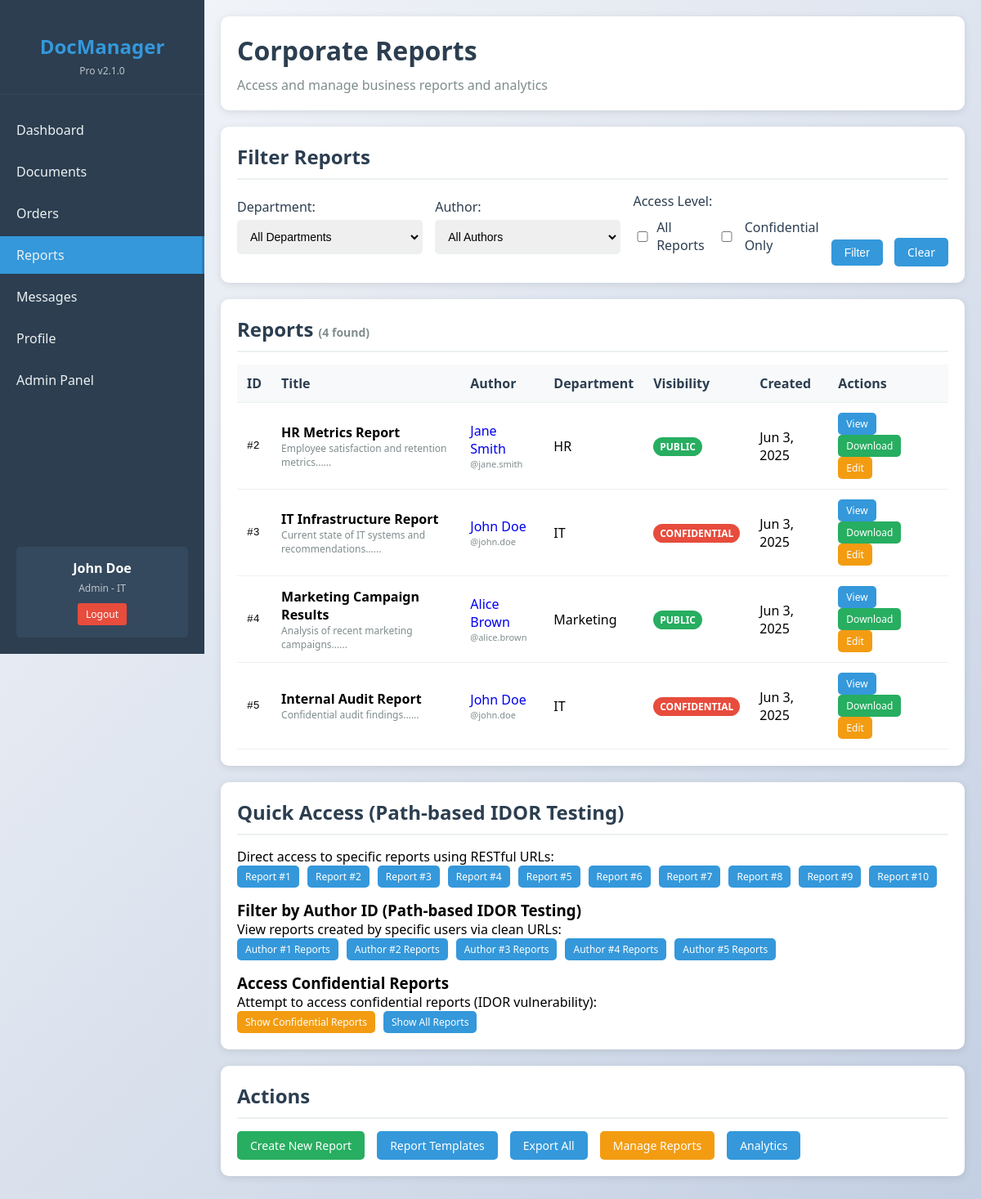
/reports.php (signed in), run on the app's committed database.
### tables this page shows
CREATE TABLE reports (
    id INT AUTO_INCREMENT PRIMARY KEY,
    title VARCHAR(200) NOT NULL,
    content TEXT,
    author_id INT NOT NULL,
    department VARCHAR(50),
    is_public BOOLEAN DEFAULT FALSE,
    created_at TIMESTAMP DEFAULT CURRENT_TIMESTAMP,
    FOREIGN KEY (author_id) REFERENCES users(id)
);

CREATE TABLE users (
    id INT AUTO_INCREMENT PRIMARY KEY,
    username VARCHAR(50) UNIQUE NOT NULL,
    password VARCHAR(255) NOT NULL,
    email VARCHAR(100) NOT NULL,
    first_name VARCHAR(50) NOT NULL,
    last_name VARCHAR(50) NOT NULL,
    role ENUM('admin', 'manager', 'employee') DEFAULT 'employee',
    department VARCHAR(50),
    created_at TIMESTAMP DEFAULT CURRENT_TIMESTAMP
);

### config.php (called while the page is built)
<?php
$config = [
    'database' => [
        'host' => 'database',
        'user' => 'webuser',
        'pass' => 'WebPass123',
        'name' => 'docmanager',
    ],
    'app' => [
        'name' => 'DocManager Pro',
        'version' => '2.1.0',
        'upload_path' => '/var/www/html/uploads/',
        'max_file_size' => 10485760,
    ],
    'security' => [
        'session_lifetime' => 3600,
        'password_hash' => false,
    ]
];

### auth.php (called while the page is built, shortened)
<?php
require_once 'config.php';
class Auth {
    public function __construct() {
        global $config;
        $this->db = new mysqli(
            $config['database']['host'],
            $config['database']['user'],
            $config['database']['pass'],
            $config['database']['name']
        );
    }
    public function isLoggedIn() {
        return isset($_SESSION['user_id']) && isset($_SESSION['login_time']);
    }
    public function getCurrentUser() {
        if ($this->isLoggedIn()) {
            return [
                'id' => $_SESSION['user_id'],
                'username' => $_SESSION['username'],
                'email' => $_SESSION['email'],
                'first_name' => $_SESSION['first_name'],
                'last_name' => $_SESSION['last_name'],
                'role' => $_SESSION['role'],
                'department' => $_SESSION['department']
            ];
        }
        return null;
    }
}
function requireLogin() {
    $auth = new Auth();
    return $auth->getCurrentUser();
}

### reports.php (the view, shortened to what this page needs)
<?php
require_once 'auth.php';
$user = requireLogin();
require_once 'config.php';
$db = new mysqli($config['database']['host'], $config['database']['user'], $config['database']['pass'], $config['database']['name']);
$filter_author_id = $_GET['author_id'] ?? '';
$show_confidential = $_GET['show_confidential'] ?? false;
$show_all = $_GET['show_all'] ?? false;
$query = "SELECT r.*, u.first_name, u.last_name, u.username, u.department as author_department
          FROM reports r
          JOIN users u ON r.author_id = u.id
          WHERE 1=1";
$params = [];
$types = "";
if (!$show_all && !$show_confidential) {
    $query .= " AND (r.is_public = 1 OR r.author_id = ?)";
    $params[] = $user['id'];
    $types .= "i";
}
$query .= " ORDER BY r.created_at DESC";
$stmt = $db->prepare($query);
if ($params) {
    $stmt->bind_param($types, ...$params);
}
$stmt->execute();
$reports = $stmt->get_result();
$authors = $db->query("SELECT id, first_name, last_name, username, department FROM users ORDER BY first_name, last_name");
?>
<!DOCTYPE html>
<html lang="en">
<head>
    <link rel="stylesheet" href="style.css">
</head>
<body>
    <div class="container">
        <div class="sidebar">
            <div class="logo">
                <h2>DocManager</h2>
                <p>Pro v2.1.0</p>
            </div>
            <nav>
                <ul>
                    <li><a href="dashboard.php">Dashboard</a></li>
                    <li><a href="documents.php">Documents</a></li>
                    <li><a href="orders.php">Orders</a></li>
                    <li><a href="reports.php" class="active">Reports</a></li>
                    <li><a href="messages.php">Messages</a></li>
                    <li><a href="profile.php">Profile</a></li>
                    <?php if ($user['role'] === 'admin'): ?>
                    <li><a href="admin.php">Admin Panel</a></li>
                    <?php endif; ?>
                </ul>
            </nav>
            <div class="user-info">
                <div class="name"><?php echo htmlspecialchars($user['first_name'] . ' ' . $user['last_name']); ?></div>
                <div class="role"><?php echo ucfirst($user['role']); ?> - <?php echo htmlspecialchars($user['department']); ?></div>
                <a href="logout.php" class="logout">Logout</a>
            </div>
        </div>
        <div class="main-content">
            <div class="header">
                <h1>Corporate Reports</h1>
                <p>Access and manage business reports and analytics</p>
            </div>
            <div class="card">
                <h2>Filter Reports</h2>
                <form method="GET" style="display: grid; grid-template-columns: 1fr 1fr 1fr auto; gap: 15px; align-items: end;">
                    <div class="form-group">
                        <label for="department">Department:</label>
                        <select id="department" name="department">
                            <option value="">All Departments</option>
                        </select>
                    </div>
                    <div class="form-group">
                        <label for="author_id">Author:</label>
                        <select id="author_id" name="author_id">
                            <option value="">All Authors</option>
                        </select>
                    </div>
                    <div class="form-group">
                        <label>Access Level:</label>
                        <div style="display: flex; gap: 10px; align-items: center; margin-top: 10px;">
                            <label style="display: flex; align-items: center; margin: 0;">
                                <input type="checkbox" name="show_all" value="1" <?php echo $show_all ? 'checked' : ''; ?> style="margin-right: 5px;">
                                All Reports
                            </label>
                            <label style="display: flex; align-items: center; margin: 0;">
                                <input type="checkbox" name="show_confidential" value="1" <?php echo $show_confidential ? 'checked' : ''; ?> style="margin-right: 5px;">
                                Confidential Only
                            </label>
                        </div>
                    </div>
                    <div>
                        <button type="submit" class="btn">Filter</button>
                        <a href="reports.php" class="btn" style="margin-left: 10px;">Clear</a>
                    </div>
                </form>
            </div>
            <div class="card">
                <h2>Reports
                    <span style="font-size: 14px; color: #7f8c8d;">(<?php echo $reports->num_rows; ?> found)</span>
                </h2>
                <?php if ($reports->num_rows > 0): ?>
                <table class="table">
                    <thead>
                        <tr>
                            <th>ID</th>
                            <th>Title</th>
                            <th>Author</th>
                            <th>Department</th>
                            <th>Visibility</th>
                            <th>Created</th>
                            <th>Actions</th>
                        </tr>
                    </thead>
                    <tbody>
                        <?php while ($report = $reports->fetch_assoc()): ?>
                        <tr>
                            <td style="font-family: monospace;">#<?php echo $report['id']; ?></td>
                            <td>
                                <strong><?php echo htmlspecialchars($report['title']); ?></strong>
                                <div style="font-size: 12px; color: #7f8c8d;">
                                    <?php echo htmlspecialchars(substr($report['content'], 0, 100)); ?>...
                                </div>
                            </td>
                            <td>
                                <a href="profiles/<?php echo $report['author_id']; ?>/view" style="text-decoration: none;">
                                    <?php echo htmlspecialchars($report['first_name'] . ' ' . $report['last_name']); ?>
                                </a>
                                <div style="font-size: 11px; color: #7f8c8d;">@<?php echo htmlspecialchars($report['username']); ?></div>
                            </td>
                            <td><?php echo htmlspecialchars($report['department']); ?></td>
                            <td>
                                <?php if ($report['is_public']): ?>
                                    <span class="badge badge-success">PUBLIC</span>
                                <?php else: ?>
                                    <span class="badge badge-danger">CONFIDENTIAL</span>
                                <?php endif; ?>
                            </td>
                            <td><?php echo date('M j, Y', strtotime($report['created_at'])); ?></td>
                            <td>
                                <a href="reports/<?php echo $report['id']; ?>/view" class="btn btn-sm">View</a>
                                <a href="reports/<?php echo $report['id']; ?>/download" class="btn btn-sm btn-success">Download</a>
                                <?php if ($report['author_id'] == $user['id'] || $user['role'] === 'admin'): ?>
                                    <a href="reports/<?php echo $report['id']; ?>/edit" class="btn btn-sm btn-warning">Edit</a>
                                <?php endif; ?>
                            </td>
                        </tr>
                        <?php endwhile; ?>
                    </tbody>
                </table>
                <?php endif; ?>
            </div>
            <div class="card">
                <h2>Quick Access (Path-based IDOR Testing)</h2>
                <p>Direct access to specific reports using RESTful URLs:</p>
                <div style="display: flex; gap: 10px; flex-wrap: wrap; margin-bottom: 15px;">
                    <?php for ($i = 1; $i <= 10; $i++): ?>
                        <a href="reports/<?php echo $i; ?>/view" class="btn btn-sm">Report #<?php echo $i; ?></a>
                    <?php endfor; ?>
                </div>
                <h3>Filter by Author ID (Path-based IDOR Testing)</h3>
                <p>View reports created by specific users via clean URLs:</p>
                <div style="display: flex; gap: 10px; flex-wrap: wrap; margin-bottom: 15px;">
                    <?php for ($i = 1; $i <= 5; $i++): ?>
                        <a href="reports/author/<?php echo $i; ?>"
                           class="btn btn-sm <?php echo $filter_author_id == $i ? 'btn-warning' : ''; ?>">
                            Author #<?php echo $i; ?> Reports
                        </a>
                    <?php endfor; ?>
                </div>
                <h3>Access Confidential Reports</h3>
                <p>Attempt to access confidential reports (IDOR vulnerability):</p>
                <div style="display: flex; gap: 10px; flex-wrap: wrap;">
                    <a href="reports.php?show_confidential=1"
                       class="btn btn-sm <?php echo $show_confidential ? 'btn-danger' : 'btn-warning'; ?>">
                        Show Confidential Reports
                    </a>
                    <a href="reports.php?show_all=1"
                       class="btn btn-sm <?php echo $show_all ? 'btn-danger' : ''; ?>">
                        Show All Reports
                    </a>
                </div>
            </div>
            <div class="card">
                <h2>Actions</h2>
                <div style="display: flex; gap: 15px;">
                    <a href="create_report.php" class="btn btn-success">Create New Report</a>
                    <a href="report_templates.php" class="btn">Report Templates</a>
                    <a href="export_reports.php" class="btn">Export All</a>
                    <?php if ($user['role'] === 'admin' || $user['role'] === 'manager'): ?>
                        <a href="admin_reports.php" class="btn btn-warning">Manage Reports</a>
                        <a href="report_analytics.php" class="btn">Analytics</a>
                    <?php endif; ?>
                </div>
            </div>
        </div>
    </div>
</body>
</html>

### style.css (style rules this page uses)
* { margin: 0; padding: 0; box-sizing: border-box; }
body { font-family: 'Segoe UI', Tahoma, Geneva, Verdana, sans-serif; background: linear-gradient(135deg, #f5f7fa 0%, #c3cfe2 100%); min-height: 100vh; }
.container { display: flex; min-height: 100vh; }
.sidebar { width: 250px; background: #2c3e50; color: white; padding: 20px 0; position: fixed; height: 100vh; overflow-y: auto; }
.sidebar .logo { text-align: center; padding: 20px; border-bottom: 1px solid #34495e; margin-bottom: 20px; }
.sidebar .logo h2 { color: #3498db; font-size: 24px; margin-bottom: 5px; }
.sidebar .logo p { color: #bdc3c7; font-size: 12px; }
.sidebar nav ul { list-style: none; }
.sidebar nav ul li { margin: 5px 0; }
.sidebar nav ul li a { display: block; padding: 12px 20px; color: #ecf0f1; text-decoration: none; transition: all 0.3s; }
.sidebar nav ul li a:hover, .sidebar nav ul li a.active { background: #3498db; border-right: 3px solid #2980b9; }
.sidebar .user-info { position: absolute; bottom: 20px; left: 20px; right: 20px; padding: 15px; background: #34495e; border-radius: 5px; text-align: center; }
.sidebar .user-info .name { font-weight: bold; margin-bottom: 5px; }
.sidebar .user-info .role { font-size: 12px; color: #bdc3c7; margin-bottom: 10px; }
.sidebar .user-info .logout { display: inline-block; padding: 5px 10px; background: #e74c3c; color: white; text-decoration: none; border-radius: 3px; font-size: 12px; transition: background-color 0.3s; }
.main-content { margin-left: 250px; padding: 20px; flex: 1; }
.header { background: white; padding: 20px; border-radius: 10px; box-shadow: 0 2px 10px rgba(0,0,0,0.1); margin-bottom: 20px; }
.header h1 { color: #2c3e50; margin-bottom: 10px; }
.header p { color: #7f8c8d; }
.card { background: white; border-radius: 10px; box-shadow: 0 2px 10px rgba(0,0,0,0.1); padding: 20px; margin-bottom: 20px; }
.card h2 { color: #2c3e50; margin-bottom: 15px; border-bottom: 2px solid #ecf0f1; padding-bottom: 10px; }
.table { width: 100%; border-collapse: collapse; margin-top: 15px; }
.table th, .table td { padding: 12px; text-align: left; border-bottom: 1px solid #ecf0f1; }
.table th { background: #f8f9fa; color: #2c3e50; font-weight: 600; }
.btn { display: inline-block; padding: 8px 16px; background: #3498db; color: white; text-decoration: none; border-radius: 5px; border: none; cursor: pointer; font-size: 14px; transition: background-color 0.3s; }
.btn-sm { padding: 5px 10px; font-size: 12px; }
.btn-success { background: #27ae60; }
.btn-warning { background: #f39c12; }
.form-group { margin-bottom: 15px; }
.form-group label { display: block; margin-bottom: 5px; color: #2c3e50; font-weight: 500; }
.form-group input, .form-group textarea, .form-group select { width: 100%; padding: 10px; border: 2px solid #ecf0f1; border-radius: 5px; font-size: 14px; transition: border-color 0.3s; }
.badge { display: inline-block; padding: 3px 8px; border-radius: 12px; font-size: 12px; font-weight: bold; }
.badge-success { background: #27ae60; color: white; }
.badge-danger { background: #e74c3c; color: white; }

### data on the page
reports: id "2", title "HR Metrics Report", content "Employee satisfaction and retention metrics...", author.last_name "Jane Smith", author.username "jane.smith", department "HR", is_public "PUBLIC", created_at "Jun 3, 2025"
reports: id "3", title "IT Infrastructure Report", content "Current state of IT systems and recommendations...", author.last_name "John Doe", author.username "john.doe", department "IT", is_public "CONFIDENTIAL", created_at "Jun 3, 2025"
reports: id "4", title "Marketing Campaign Results", content "Analysis of recent marketing campaigns...", author.last_name "Alice Brown", author.username "alice.brown", department "Marketing", is_public "PUBLIC", created_at "Jun 3, 2025"
reports: id "5", title "Internal Audit Report", content "Confidential audit findings...", author.last_name "John Doe", author.username "john.doe", department "IT", is_public "CONFIDENTIAL", created_at "Jun 3, 2025"

### other printed values
$user['first_name'] . ' ' . $user['last_name'] "John Doe"
$user['role'] "Admin"
$user['department'] "IT"
$reports->num_rows "4"
